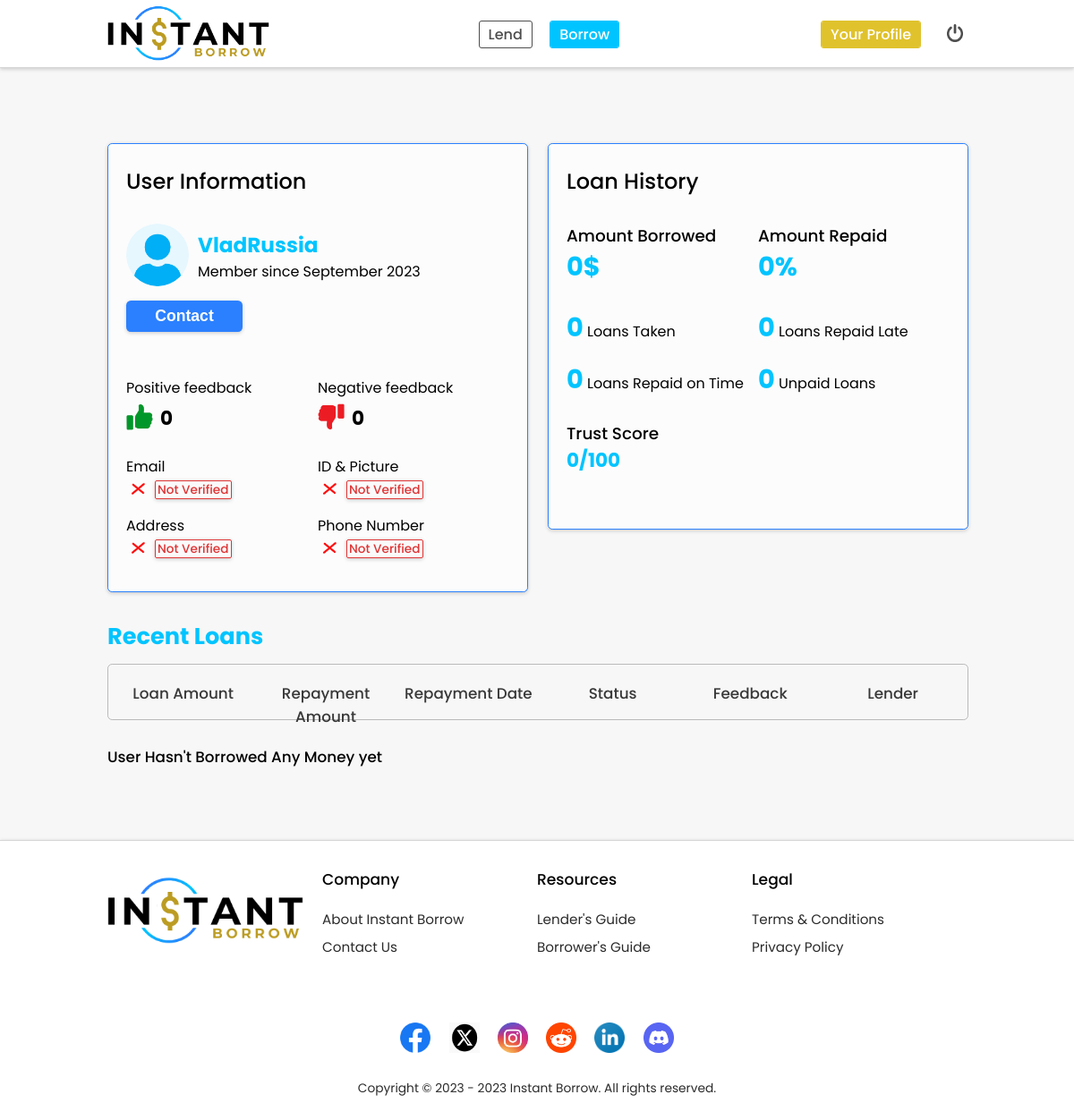
Screenshot of /user-profile-yeslogin.php?id=15 (signed in) with the database file from the repository.
### tables this page shows
CREATE TABLE `users` (
  `id` int(11) NOT NULL,
  `email` varchar(255) NOT NULL,
  `name` varchar(255) NOT NULL,
  `date_birth` date NOT NULL,
  `username` varchar(255) NOT NULL,
  `password` varchar(255) NOT NULL,
  `password_recovery_code` int(11) NOT NULL,
  `verification_code` int(11) NOT NULL,
  `email_verified` varchar(255) NOT NULL,
  `phone_number` varchar(255) NOT NULL,
  `address` varchar(255) NOT NULL,
  `city` varchar(255) NOT NULL,
  `postcode` varchar(255) NOT NULL,
  `country` varchar(255) NOT NULL,
  `picture` varchar(255) NOT NULL,
  `identity_card` varchar(255) NOT NULL,
  `id_verified` varchar(255) NOT NULL,
  `join_date` date NOT NULL,
  `profile_picture` varchar(255) NOT NULL,
  `duplicate_user_okay` varchar(255) NOT NULL
);

CREATE TABLE `feedback` (
  `id` int(11) NOT NULL,
  `id_user` int(11) NOT NULL,
  `positive_feedback` int(11) NOT NULL,
  `negative_feedback` int(11) NOT NULL
);

### user-profile-yeslogin.php (the view, shortened to what the rows shown need)
<?php
require('actions/users/showOneUsersProfileAction.php');
require('actions/users/showOneUsersVerificationsActions.php');
require('actions/questions/updateDatabases.php');
require('actions/users/userTrustscoreForProfile.php');
require('actions/users/userFeedbackProfileAction.php');
?>
<!DOCTYPE html>
<html>
<head>
</head>
<body style="margin: 0px; font-family: 'Poppins', sans-serif; background-color: #f7f7f7;">
<div class="everything-except-header">
<div class="borrower-details" style="margin-top: 160px;">
		<div class="borrower-presentation">
		<div style="margin-top: -70px; margin-left: 80px;"><span style="color: #00c4ff; font-weight: bold; font-size: 1.45rem;"><?= $user_username; ?></span><img class="country-icon" src="assets/images/country-icons/<?=$country?>.png"><span class="location-hidden">Location: <span class="location-text"><?=$country?></span></span></br><span>Member since <?= date('F Y', strtotime($user_join_date)); ?></span></div>
		</div>
		<div class="column-1">
		<span>Positive feedback</br><img class="thumbs-up" src="assets/images/positive.png"><span style="font-weight: bold; font-size: 1.35rem;"><?php echo ''.$positive_feedback.'';?></span></span>
		<div class="line" style="margin-top: 25px;"><span>Email</span></br><img class="checkmark" src="<?php if(isset($checkmark4)){echo ''.$checkmark4.'';}else {echo ''.$cross4.'';}?>"><span class="verification-box2"><?php if(isset($verified_email)){echo ''.$verified_email.'';}?></span><span class="verification-box"><?php if(isset($not_verified_email)){echo ''.$not_verified_email.'';}?></span></div>
		<div class="line"><p>Address</br><img class="checkmark" src="<?php if(isset($checkmark2)){echo ''.$checkmark2.'';}else {echo ''.$cross2.'';}?>"><span class="verification-box2"><?php if(isset($verified_address)){echo ''.$verified_address.'';}?></span><span class="verification-box"><?php if(isset($not_verified_address)){echo ''.$not_verified_address.'';}?></span></p></div>
		</div>
		<div class="column-2">
		<span>Negative feedback</br><img class="thumbs-down" src="assets/images/negative.png"><span style="font-weight: bold; font-size: 1.35rem;"><?php echo ''.$negative_feedback.'';?></span></span>
		<div class="line"><p style="margin-top: 25px;">ID & Picture<img class="checkmark" src="<?php if(isset($checkmark3)){echo ''.$checkmark3.'';}elseif(isset($cross31)){echo ''.$cross31.'';}else {echo ''.$cross3.'';}?>"><span class="verification-box"><?php if(isset($not_verified_idcard)){echo ''.$not_verified_idcard.'';}?></span></p></div>
		<div class="line"><p>Phone Number</br><img class="checkmark" src="<?php if(isset($checkmark1)){echo ''.$checkmark1.'';}else {echo ''.$cross1.'';}?>"><span class="verification-box2"><?php if(isset($verified_phone)){echo ''.$verified_phone.'';}?></span><span class="verification-box"><?php if(isset($not_verified_phone)){echo ''.$not_verified_phone.'';}?></span></p></div>
		</div>
</div>
<div class="loan-history">
	<div class="column-1">
	<div class="line" style="margin-top: 25px;"><span style="font-weight: 500; font-size: 1.15rem;">Trust Score</span></br><span style="font-size: 1.35rem; font-weight: bold; color: #00c4ff;"><?php echo ''.ROUND($trustscore6).'';?>/100</span></div>
	</div>
</div>
</div>
</body>
</html>

### rows the page displays
users: username "VladRussia", join_date "September 2023", email_verified "Not Verified", address "Not Verified", identity_card "Not Verified", phone_number "Not Verified", trustscore6 "0"
feedback: positive_feedback "0", negative_feedback "0"

### other values shown
$getBorrowedAmountMessage "0"
$AllCountMessage "0"
$singular1 "Loans"
$PaidOntimeCountMessage "0"
$singular2 "Loans"
$PaidLateCountMessage "0"
$singular3 "Loans"
$unpaidCountMessage "0"
$singular4 "Loans"
$errorMsg "User Hasn't Borrowed Any Money yet"
